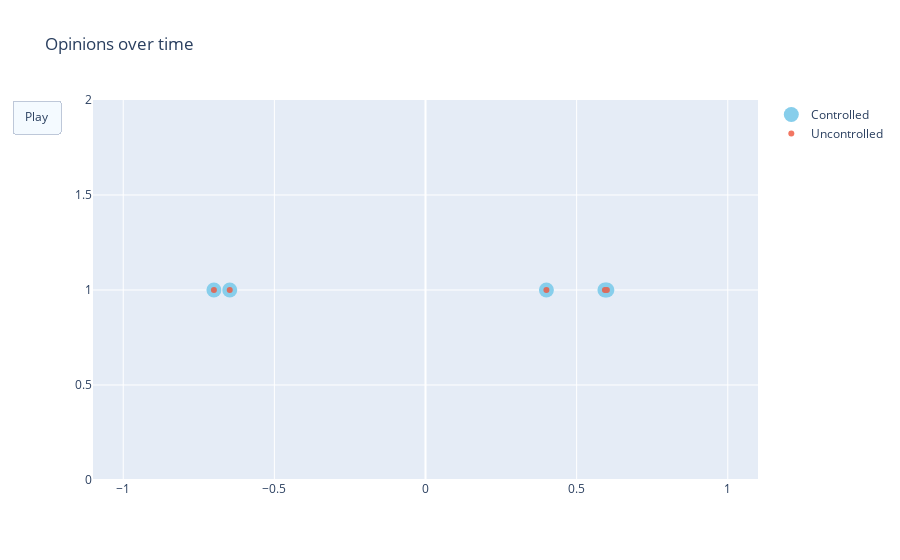

The notebook cell saved with this chart:
### Code cell
fig = go.Figure(
    data=[go.Scatter(x=c_xs[:, 0].flatten(), y=np.ones(eq.var_dim-1),
                         mode='markers',
                         name="Controlled", marker=dict(color='SkyBlue', size=15)),
         go.Scatter(x=uc_xs[:, 0].flatten(), y=np.ones(eq.var_dim-1),
                         mode='markers',
                         name="Uncontrolled", opacity=0.8)],
    layout=go.Layout(
        xaxis=dict(range=[-1.1, 1.1], autorange=False),
        yaxis=dict(range=[0, 2], autorange=False),
        title="Opinions over time",
        updatemenus=[dict(
            type="buttons",
            buttons=[dict(label="Play",
                          method="animate",
                          args=[None, {"frame": {"duration": 25, 
                                                                        "redraw": False},
                                                              "fromcurrent": True, 
                                                              "transition": {"duration": 0.1}}])])]
    ),
    frames=[go.Frame(data=[go.Scatter(x=c_xs[:, i].flatten(), y=np.ones(eq.var_dim-1),
                         mode='markers',
                         name="Controlled", marker=dict(color='SkyBlue', size=15)),
                          go.Scatter(x=uc_xs[:, i].flatten(), y=np.ones(eq.var_dim-1),
                         mode='markers',
                         name="Uncontrolled", opacity=0.8)]) for i in range(c_xs.shape[1])]
)
fig.update_layout(transition = {'duration': 0.1})
fig.show()

### Figure 1 — Plotly figure (JSON) as saved in the notebook; plotly's stock layout.template omitted (floating-point values rounded to 4 significant figures)
{"data": [{"marker": {"color": "SkyBlue", "size": 15}, "mode": "markers", "name": "Controlled", "type": "scatter", "x": [-0.7, -0.6476, 0.4, 0.5936, 0.6], "y": [1, 1, 1, 1, 1]}, {"mode": "markers", "name": "Uncontrolled", "opacity": 0.8, "type": "scatter", "x": [-0.7, -0.6476, 0.4, 0.5936, 0.6], "y": [1, 1, 1, 1, 1]}], "layout": {"title": {"text": "Opinions over time"}, "transition": {"duration": 0.1}, "updatemenus": [{"buttons": [{"args": [null, {"frame": {"duration": 25, "redraw": false}, "fromcurrent": true, "transition": {"duration": 0.1}}], "label": "Play", "method": "animate"}], "type": "buttons"}], "xaxis": {"autorange": false, "range": [-1.1, 1.1]}, "yaxis": {"autorange": false, "range": [0, 2]}}}
